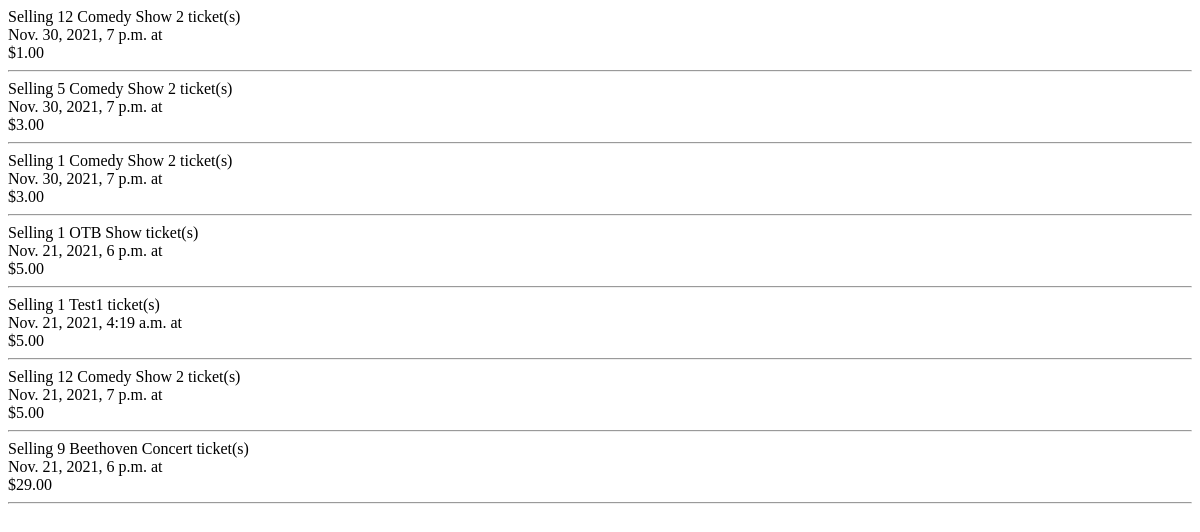
The page /tickets/ on the database as committed earlier.
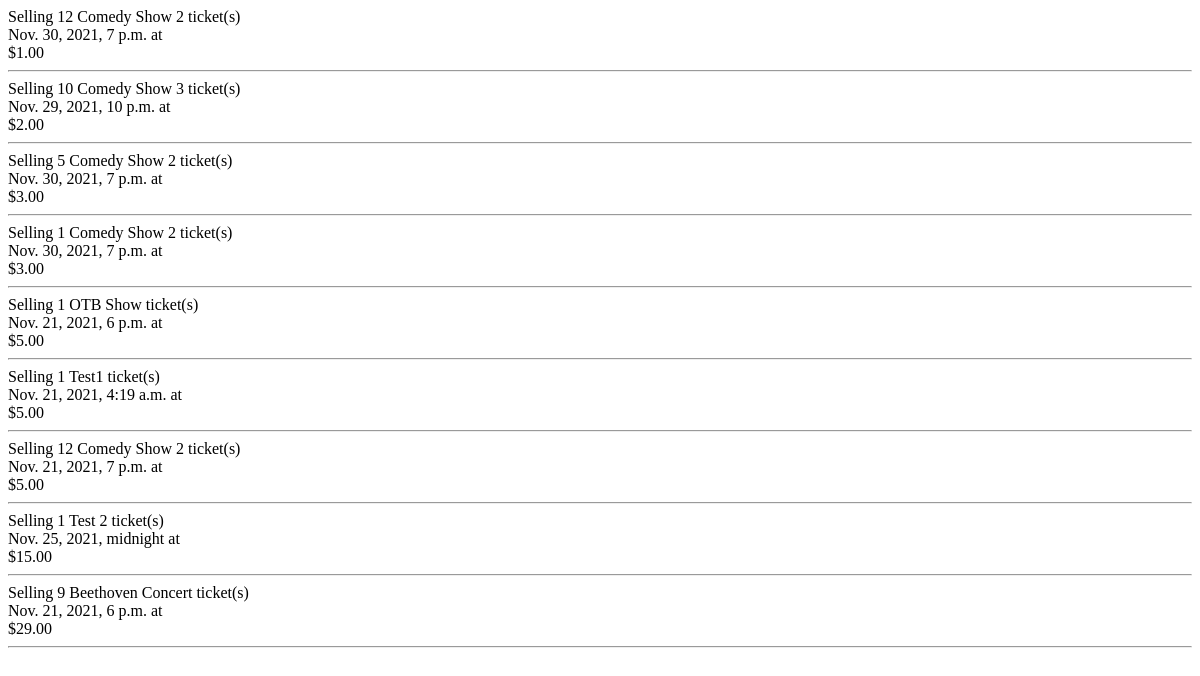
The same page on the database as committed later.
### main/models.py (models this page shows, shortened)
class Ticket(models.Model):
    event = models.ForeignKey(Event, on_delete=models.CASCADE)
    price = models.DecimalField(max_digits=6, decimal_places=2)
    quantity = models.IntegerField(default=1)
    sold = models.BooleanField(default=False)
    seller = models.ForeignKey(User, on_delete=models.CASCADE)

class Event(models.Model):
    name = models.CharField(max_length=100)
    description = models.TextField(max_length=300, blank=True)
    location = models.CharField(max_length=100, blank=True)
    date = models.DateTimeField()
    def __str__(self):
        return self.name

### main/views.py (the view)
def tickets_view(request):
    tickets = Ticket.objects.all().order_by("price")
    return render(request, "tickets.html", {"tickets": tickets})

### main/templates/tickets.html
<div class="main">
    {% for ticket in tickets %}
    Selling {{ ticket.quantity }} {{ ticket.event }} ticket(s)<br />
    {{ticket.event.date}} at {{ticket.event.time}}<br />
    ${{ ticket.price }}<br />
    <hr />
    {% endfor %}
</div>

Rows that differ between the two databases and show on the page:
added Ticket: quantity "10", event "Comedy Show 3", event "Nov. 29, 2021, 10 p.m.", price "2.00"
added Ticket: quantity "1", event "Test 2", event "Nov. 25, 2021, midnight", price "15.00"
